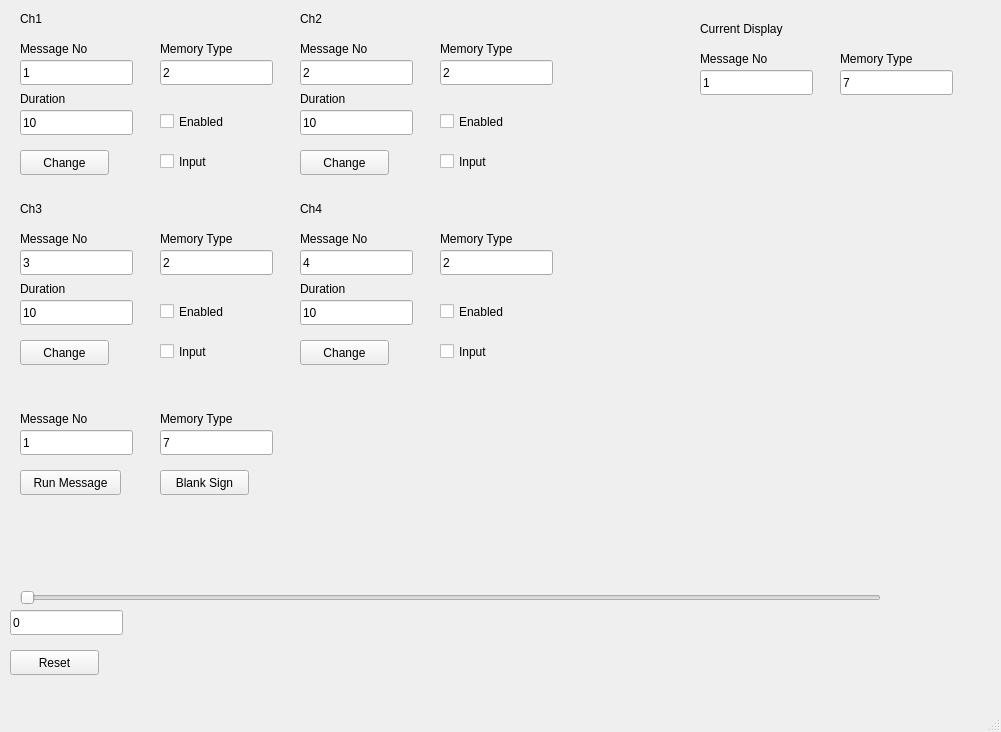
<?xml version="1.0" encoding="UTF-8"?>
<ui version="4.0">
 <class>MainWindow</class>
 <widget class="QMainWindow" name="MainWindow">
  <property name="geometry">
   <rect>
    <x>0</x>
    <y>0</y>
    <width>1001</width>
    <height>732</height>
   </rect>
  </property>
  <property name="windowTitle">
   <string>MainWindow</string>
  </property>
  <widget class="QWidget" name="centralwidget">
   <widget class="QLabel" name="LBL_AuxChan1">
    <property name="geometry">
     <rect>
      <x>20</x>
      <y>10</y>
      <width>67</width>
      <height>17</height>
     </rect>
    </property>
    <property name="text">
     <string>Ch1</string>
    </property>
   </widget>
   <widget class="QLabel" name="LBL_MessageNo1">
    <property name="geometry">
     <rect>
      <x>20</x>
      <y>40</y>
      <width>91</width>
      <height>17</height>
     </rect>
    </property>
    <property name="text">
     <string>Message No</string>
    </property>
   </widget>
   <widget class="QLineEdit" name="LE_MessageNo1">
    <property name="geometry">
     <rect>
      <x>20</x>
      <y>60</y>
      <width>113</width>
      <height>25</height>
     </rect>
    </property>
    <property name="text">
     <string>1</string>
    </property>
   </widget>
   <widget class="QLabel" name="LBL_MemoryType1">
    <property name="geometry">
     <rect>
      <x>160</x>
      <y>40</y>
      <width>101</width>
      <height>17</height>
     </rect>
    </property>
    <property name="text">
     <string>Memory Type</string>
    </property>
   </widget>
   <widget class="QLineEdit" name="LE_MemoryType1">
    <property name="geometry">
     <rect>
      <x>160</x>
      <y>60</y>
      <width>113</width>
      <height>25</height>
     </rect>
    </property>
    <property name="text">
     <string>2</string>
    </property>
   </widget>
   <widget class="QLabel" name="LBL_Duration1">
    <property name="geometry">
     <rect>
      <x>20</x>
      <y>90</y>
      <width>67</width>
      <height>17</height>
     </rect>
    </property>
    <property name="text">
     <string>Duration</string>
    </property>
   </widget>
   <widget class="QLineEdit" name="LE_Duration1">
    <property name="geometry">
     <rect>
      <x>20</x>
      <y>110</y>
      <width>113</width>
      <height>25</height>
     </rect>
    </property>
    <property name="text">
     <string>10</string>
    </property>
   </widget>
   <widget class="QCheckBox" name="CBX_Enable1">
    <property name="geometry">
     <rect>
      <x>160</x>
      <y>110</y>
      <width>92</width>
      <height>23</height>
     </rect>
    </property>
    <property name="text">
     <string>Enabled</string>
    </property>
   </widget>
   <widget class="QCheckBox" name="CBX_Input1">
    <property name="geometry">
     <rect>
      <x>160</x>
      <y>150</y>
      <width>92</width>
      <height>23</height>
     </rect>
    </property>
    <property name="text">
     <string>Input</string>
    </property>
   </widget>
   <widget class="QPushButton" name="PB_Change1">
    <property name="geometry">
     <rect>
      <x>20</x>
      <y>150</y>
      <width>89</width>
      <height>25</height>
     </rect>
    </property>
    <property name="text">
     <string>Change</string>
    </property>
   </widget>
   <widget class="QLabel" name="LBL_MessageNo2">
    <property name="geometry">
     <rect>
      <x>300</x>
      <y>40</y>
      <width>91</width>
      <height>17</height>
     </rect>
    </property>
    <property name="text">
     <string>Message No</string>
    </property>
   </widget>
   <widget class="QLabel" name="LBL_AuxChan2">
    <property name="geometry">
     <rect>
      <x>300</x>
      <y>10</y>
      <width>67</width>
      <height>17</height>
     </rect>
    </property>
    <property name="text">
     <string>Ch2</string>
    </property>
   </widget>
   <widget class="QLineEdit" name="LE_MemoryType2">
    <property name="geometry">
     <rect>
      <x>440</x>
      <y>60</y>
      <width>113</width>
      <height>25</height>
     </rect>
    </property>
    <property name="text">
     <string>2</string>
    </property>
   </widget>
   <widget class="QLineEdit" name="LE_Duration2">
    <property name="geometry">
     <rect>
      <x>300</x>
      <y>110</y>
      <width>113</width>
      <height>25</height>
     </rect>
    </property>
    <property name="text">
     <string>10</string>
    </property>
   </widget>
   <widget class="QCheckBox" name="CBX_Input2">
    <property name="geometry">
     <rect>
      <x>440</x>
      <y>150</y>
      <width>92</width>
      <height>23</height>
     </rect>
    </property>
    <property name="text">
     <string>Input</string>
    </property>
   </widget>
   <widget class="QLabel" name="LBL_Duration2">
    <property name="geometry">
     <rect>
      <x>300</x>
      <y>90</y>
      <width>67</width>
      <height>17</height>
     </rect>
    </property>
    <property name="text">
     <string>Duration</string>
    </property>
   </widget>
   <widget class="QLineEdit" name="LE_MessageNo2">
    <property name="geometry">
     <rect>
      <x>300</x>
      <y>60</y>
      <width>113</width>
      <height>25</height>
     </rect>
    </property>
    <property name="text">
     <string>2</string>
    </property>
   </widget>
   <widget class="QPushButton" name="PB_Change2">
    <property name="geometry">
     <rect>
      <x>300</x>
      <y>150</y>
      <width>89</width>
      <height>25</height>
     </rect>
    </property>
    <property name="text">
     <string>Change</string>
    </property>
   </widget>
   <widget class="QLabel" name="LBL_MemoryType2">
    <property name="geometry">
     <rect>
      <x>440</x>
      <y>40</y>
      <width>101</width>
      <height>17</height>
     </rect>
    </property>
    <property name="text">
     <string>Memory Type</string>
    </property>
   </widget>
   <widget class="QCheckBox" name="CBX_Enable2">
    <property name="geometry">
     <rect>
      <x>440</x>
      <y>110</y>
      <width>92</width>
      <height>23</height>
     </rect>
    </property>
    <property name="text">
     <string>Enabled</string>
    </property>
   </widget>
   <widget class="QLabel" name="LBL_MessageNo3">
    <property name="geometry">
     <rect>
      <x>20</x>
      <y>230</y>
      <width>91</width>
      <height>17</height>
     </rect>
    </property>
    <property name="text">
     <string>Message No</string>
    </property>
   </widget>
   <widget class="QLabel" name="LBL_AuxChan3">
    <property name="geometry">
     <rect>
      <x>20</x>
      <y>200</y>
      <width>67</width>
      <height>17</height>
     </rect>
    </property>
    <property name="text">
     <string>Ch3</string>
    </property>
   </widget>
   <widget class="QLineEdit" name="LE_MemoryType3">
    <property name="geometry">
     <rect>
      <x>160</x>
      <y>250</y>
      <width>113</width>
      <height>25</height>
     </rect>
    </property>
    <property name="text">
     <string>2</string>
    </property>
   </widget>
   <widget class="QLineEdit" name="LE_Duration3">
    <property name="geometry">
     <rect>
      <x>20</x>
      <y>300</y>
      <width>113</width>
      <height>25</height>
     </rect>
    </property>
    <property name="text">
     <string>10</string>
    </property>
   </widget>
   <widget class="QCheckBox" name="CBX_Input3">
    <property name="geometry">
     <rect>
      <x>160</x>
      <y>340</y>
      <width>92</width>
      <height>23</height>
     </rect>
    </property>
    <property name="text">
     <string>Input</string>
    </property>
   </widget>
   <widget class="QLabel" name="LBL_Duration3">
    <property name="geometry">
     <rect>
      <x>20</x>
      <y>280</y>
      <width>67</width>
      <height>17</height>
     </rect>
    </property>
    <property name="text">
     <string>Duration</string>
    </property>
   </widget>
   <widget class="QLineEdit" name="LE_MessageNo3">
    <property name="geometry">
     <rect>
      <x>20</x>
      <y>250</y>
      <width>113</width>
      <height>25</height>
     </rect>
    </property>
    <property name="text">
     <string>3</string>
    </property>
   </widget>
   <widget class="QPushButton" name="PB_Change3">
    <property name="geometry">
     <rect>
      <x>20</x>
      <y>340</y>
      <width>89</width>
      <height>25</height>
     </rect>
    </property>
    <property name="text">
     <string>Change</string>
    </property>
   </widget>
   <widget class="QLabel" name="LBL_MemoryType3">
    <property name="geometry">
     <rect>
      <x>160</x>
      <y>230</y>
      <width>101</width>
      <height>17</height>
     </rect>
    </property>
    <property name="text">
     <string>Memory Type</string>
    </property>
   </widget>
   <widget class="QCheckBox" name="CBX_Enable3">
    <property name="geometry">
     <rect>
      <x>160</x>
      <y>300</y>
      <width>92</width>
      <height>23</height>
     </rect>
    </property>
    <property name="text">
     <string>Enabled</string>
    </property>
   </widget>
   <widget class="QLabel" name="LBL_MessageNo4">
    <property name="geometry">
     <rect>
      <x>300</x>
      <y>230</y>
      <width>91</width>
      <height>17</height>
     </rect>
    </property>
    <property name="text">
     <string>Message No</string>
    </property>
   </widget>
   <widget class="QLabel" name="LBL_AuxChan4">
    <property name="geometry">
     <rect>
      <x>300</x>
      <y>200</y>
      <width>67</width>
      <height>17</height>
     </rect>
    </property>
    <property name="text">
     <string>Ch4</string>
    </property>
   </widget>
   <widget class="QLineEdit" name="LE_MemoryType4">
    <property name="geometry">
     <rect>
      <x>440</x>
      <y>250</y>
      <width>113</width>
      <height>25</height>
     </rect>
    </property>
    <property name="text">
     <string>2</string>
    </property>
   </widget>
   <widget class="QLineEdit" name="LE_Duration4">
    <property name="geometry">
     <rect>
      <x>300</x>
      <y>300</y>
      <width>113</width>
      <height>25</height>
     </rect>
    </property>
    <property name="text">
     <string>10</string>
    </property>
   </widget>
   <widget class="QCheckBox" name="CBX_Input4">
    <property name="geometry">
     <rect>
      <x>440</x>
      <y>340</y>
      <width>92</width>
      <height>23</height>
     </rect>
    </property>
    <property name="text">
     <string>Input</string>
    </property>
   </widget>
   <widget class="QLabel" name="LBL_Duration4">
    <property name="geometry">
     <rect>
      <x>300</x>
      <y>280</y>
      <width>67</width>
      <height>17</height>
     </rect>
    </property>
    <property name="text">
     <string>Duration</string>
    </property>
   </widget>
   <widget class="QLineEdit" name="LE_MessageNo4">
    <property name="geometry">
     <rect>
      <x>300</x>
      <y>250</y>
      <width>113</width>
      <height>25</height>
     </rect>
    </property>
    <property name="text">
     <string>4</string>
    </property>
   </widget>
   <widget class="QPushButton" name="PB_Change4">
    <property name="geometry">
     <rect>
      <x>300</x>
      <y>340</y>
      <width>89</width>
      <height>25</height>
     </rect>
    </property>
    <property name="text">
     <string>Change</string>
    </property>
   </widget>
   <widget class="QLabel" name="LBL_MemoryType4">
    <property name="geometry">
     <rect>
      <x>440</x>
      <y>230</y>
      <width>101</width>
      <height>17</height>
     </rect>
    </property>
    <property name="text">
     <string>Memory Type</string>
    </property>
   </widget>
   <widget class="QCheckBox" name="CBX_Enable4">
    <property name="geometry">
     <rect>
      <x>440</x>
      <y>300</y>
      <width>92</width>
      <height>23</height>
     </rect>
    </property>
    <property name="text">
     <string>Enabled</string>
    </property>
   </widget>
   <widget class="QLineEdit" name="LE_MemoryType_Main">
    <property name="geometry">
     <rect>
      <x>160</x>
      <y>430</y>
      <width>113</width>
      <height>25</height>
     </rect>
    </property>
    <property name="text">
     <string>7</string>
    </property>
   </widget>
   <widget class="QLabel" name="LBL_MemoryType_Main">
    <property name="geometry">
     <rect>
      <x>160</x>
      <y>410</y>
      <width>101</width>
      <height>17</height>
     </rect>
    </property>
    <property name="text">
     <string>Memory Type</string>
    </property>
   </widget>
   <widget class="QLabel" name="LBL_MessageNo_Main">
    <property name="geometry">
     <rect>
      <x>20</x>
      <y>410</y>
      <width>91</width>
      <height>17</height>
     </rect>
    </property>
    <property name="text">
     <string>Message No</string>
    </property>
   </widget>
   <widget class="QLineEdit" name="LE_MessageNo_Main">
    <property name="geometry">
     <rect>
      <x>20</x>
      <y>430</y>
      <width>113</width>
      <height>25</height>
     </rect>
    </property>
    <property name="text">
     <string>1</string>
    </property>
   </widget>
   <widget class="QPushButton" name="PB_RunMessage">
    <property name="geometry">
     <rect>
      <x>20</x>
      <y>470</y>
      <width>101</width>
      <height>25</height>
     </rect>
    </property>
    <property name="text">
     <string>Run Message</string>
    </property>
   </widget>
   <widget class="QSlider" name="SLD_Time">
    <property name="geometry">
     <rect>
      <x>20</x>
      <y>590</y>
      <width>861</width>
      <height>16</height>
     </rect>
    </property>
    <property name="maximum">
     <number>1000000</number>
    </property>
    <property name="singleStep">
     <number>100</number>
    </property>
    <property name="pageStep">
     <number>500</number>
    </property>
    <property name="orientation">
     <enum>Qt::Horizontal</enum>
    </property>
   </widget>
   <widget class="QLineEdit" name="LE_Time">
    <property name="geometry">
     <rect>
      <x>10</x>
      <y>610</y>
      <width>113</width>
      <height>25</height>
     </rect>
    </property>
    <property name="text">
     <string>0</string>
    </property>
   </widget>
   <widget class="QPushButton" name="PB_Blank">
    <property name="geometry">
     <rect>
      <x>160</x>
      <y>470</y>
      <width>89</width>
      <height>25</height>
     </rect>
    </property>
    <property name="text">
     <string>Blank Sign</string>
    </property>
   </widget>
   <widget class="QLabel" name="LBL_Current_Display">
    <property name="geometry">
     <rect>
      <x>700</x>
      <y>20</y>
      <width>131</width>
      <height>17</height>
     </rect>
    </property>
    <property name="text">
     <string>Current Display</string>
    </property>
   </widget>
   <widget class="QLineEdit" name="LE_MessageNo_Current">
    <property name="geometry">
     <rect>
      <x>700</x>
      <y>70</y>
      <width>113</width>
      <height>25</height>
     </rect>
    </property>
    <property name="text">
     <string>1</string>
    </property>
   </widget>
   <widget class="QLabel" name="LBL_MessageNo_Current">
    <property name="geometry">
     <rect>
      <x>700</x>
      <y>50</y>
      <width>91</width>
      <height>17</height>
     </rect>
    </property>
    <property name="text">
     <string>Message No</string>
    </property>
   </widget>
   <widget class="QLabel" name="LBL_MemoryType_Current">
    <property name="geometry">
     <rect>
      <x>840</x>
      <y>50</y>
      <width>101</width>
      <height>17</height>
     </rect>
    </property>
    <property name="text">
     <string>Memory Type</string>
    </property>
   </widget>
   <widget class="QLineEdit" name="LE_MemoryType_Current">
    <property name="geometry">
     <rect>
      <x>840</x>
      <y>70</y>
      <width>113</width>
      <height>25</height>
     </rect>
    </property>
    <property name="text">
     <string>7</string>
    </property>
   </widget>
   <widget class="QPushButton" name="PB_Reset">
    <property name="geometry">
     <rect>
      <x>10</x>
      <y>650</y>
      <width>89</width>
      <height>25</height>
     </rect>
    </property>
    <property name="text">
     <string>Reset</string>
    </property>
   </widget>
  </widget>
  <widget class="QMenuBar" name="menubar">
   <property name="geometry">
    <rect>
     <x>0</x>
     <y>0</y>
     <width>1001</width>
     <height>22</height>
    </rect>
   </property>
  </widget>
  <widget class="QStatusBar" name="statusbar"/>
 </widget>
 <resources/>
 <connections/>
</ui>
